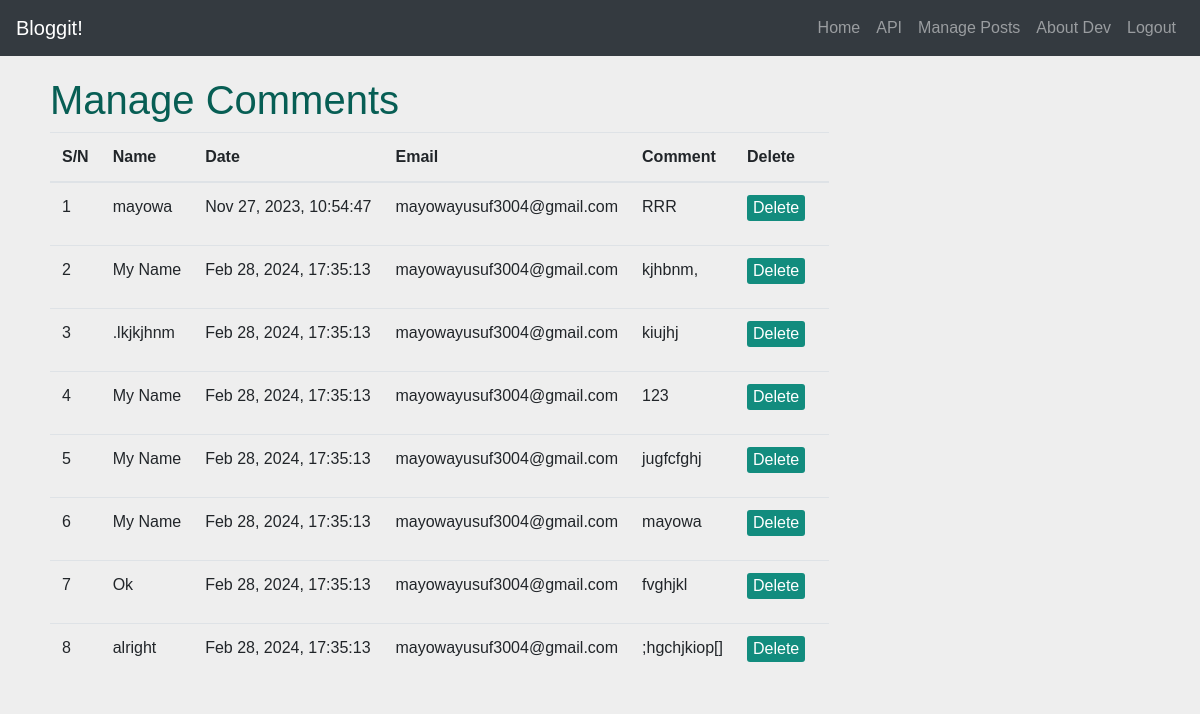
Screenshot of /dashboard/comments/ppp7050528d0c (signed in) with the database file from the repository.
### comments/models.py (models this page shows, shortened)
class Comment(models.Model):
    post = models.ForeignKey(Post, related_name='post', on_delete=models.CASCADE)
    name = models.CharField(max_length=100)
    email = models.EmailField(blank = True, null = True)
    comment = HTMLField()
    time = models.CharField(default=datetime.now(), max_length = 100)

### app/views.py (the view, shortened to what this page needs)
# urls.py: path("dashboard/comments/<str:post_id>", login_required(CommentView.as_view()), name = "comments-page")
class CommentView(View):
    template_name = "comments.html"
    def get(self, request, post_id, *args, **kwargs):
        post = get_object_or_404(Post, custom_id = post_id, creator = request.user)
        comments = Comment.objects.filter(post = post)
        context = {
            "comments": comments,
        }
        return render(request, self.template_name, context = context)

### templates/comments.html (shortened to what this page needs)
{% load static %}
<!DOCTYPE html>
<html lang="en">
<head>
    <link rel="stylesheet" href="https://stackpath.bootstrapcdn.com/bootstrap/4.5.2/css/bootstrap.min.css">
    <link rel="stylesheet" href="{% static 'CSS/admin.css' %}">
</head>
<body>
    {% include 'extensions/nav.html' %}
    <section class="container">
        {% if comments %}
        <section id="manage-post" class="form-section" style="display: block;">
            <h1>Manage Comments</h1>
            <table class="table table-responsive">
                <thead>
                    <tr>
                        <th>S/N</th>
                        <th>Name</th>
                        <th>Date</th>
                        <th>Email</th>
                        <th>Comment</th>
                        <th>Delete</th>
                    </tr>
                </thead>
                <tbody>
                    {% for comment in comments %}
                        <tr>
                            <td class="numbering"></td>
                            <td style="white-space: nowrap;">{{ comment.name }}</td>
                            <td style="white-space: nowrap;" class="time-of-post">{{ comment.time }}</td>
                            <td>{{ comment.email }}</td>
                            <td>{{ comment.comment|truncatewords:7 }}</td>
                            <form action="" method="post">
                                    <td id="dp{{ comment.id }}"><button class="set-btn delpostnow" id = "{{ comment.id }}" name="deletePost">Delete</button></td>
                            </form>
                        </tr>
                    {% endfor %}
                </tbody>
            </table>
        {% else %}
            <h1>No comments yet</h1>
        {% endif %}
        </section>
    <link href="https://cdn.jsdelivr.net/npm/summernote@0.8.18/dist/summernote-lite.min.css" rel="stylesheet">
</body>
</html>

### static/CSS/admin.css (style rules this page uses)
body { background-color: #eee; color: #fff; font-family: 'Lucida Sans', 'Lucida Sans Regular', 'Lucida Grande', 'Lucida Sans Unicode', Geneva, Verdana, sans-serif; margin: 0; color: #075e54; }
.container { margin: 0 auto; padding: 20px; }
.form-section { display: none; }
#btns button, .btn.btn-primary, .set-btn { background-color: #128c7e; border-radius: 3px ; border: none; width: 150px; margin-right: 12px; color: #fff; height: 45px; margin-bottom: 40px; }
.set-btn { width: fit-content; height: fit-content; margin-bottom: 12px; }

### rows the page displays
Comment: name "mayowa", email "mayowayusuf3004@gmail.com", comment "RRR"
Comment: name "My Name", email "mayowayusuf3004@gmail.com", comment "kjhbnm,"
Comment: name ".lkjkjhnm", email "mayowayusuf3004@gmail.com", comment "kiujhj"
Comment: name "My Name", email "mayowayusuf3004@gmail.com", comment "123"
Comment: name "My Name", email "mayowayusuf3004@gmail.com", comment "jugfcfghj"
Comment: name "My Name", email "mayowayusuf3004@gmail.com", comment "mayowa"
Comment: name "Ok", email "mayowayusuf3004@gmail.com", comment "fvghjkl"
Comment: name "alright", email "mayowayusuf3004@gmail.com", comment ";hgchjkiop[]"
